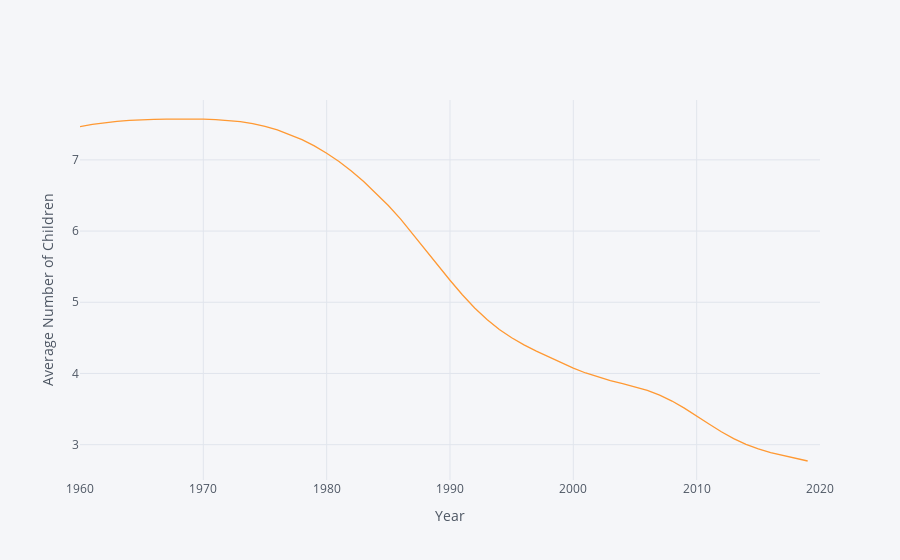

Notebook code for this chart:
### Markdown cell above
# Fertility Rate in Syria

### Code cell
syria["Total Fertility Rate"].iplot(xTitle = 'Year', yTitle = 'Average Number of Children')

### Figure 1 — Plotly figure (JSON) as saved in the notebook; plotly's stock layout.template omitted (floating-point values rounded to 4 significant figures)
{"data": [{"line": {"color": "rgba(255, 153, 51, 1.0)", "dash": "solid", "shape": "linear", "width": 1.3}, "mode": "lines", "name": "Total Fertility Rate", "text": "", "type": "scatter", "x": [2020, 2019, 2018, 2017, 2016, 2015, 2014, 2013, 2012, 2011, 2010, 2009, 2008, 2007, 2006, 2005, 2004, 2003, 2002, 2001, 2000, 1999, 1998, 1997, 1996, 1995, 1994, 1993, 1992, 1991, 1990, 1989, 1988, 1987, 1986, 1985, 1984, 1983, 1982, 1981, 1980, 1979, 1978, 1977, 1976, 1975, 1974, 1973, 1972, 1971, 1970, 1969, 1968, 1967, 1966, 1965, 1964, 1963, 1962, 1961, 1960], "y": ["", 2.771, 2.808, 2.847, 2.889, 2.94, 3.005, 3.085, 3.181, 3.29, 3.404, 3.514, 3.613, 3.696, 3.762, 3.814, 3.857, 3.899, 3.948, 4.007, 4.076, 4.152, 4.232, 4.314, 4.402, 4.501, 4.617, 4.757, 4.92, 5.106, 5.309, 5.526, 5.746, 5.962, 6.168, 6.359, 6.534, 6.695, 6.843, 6.976, 7.094, 7.197, 7.285, 7.359, 7.422, 7.472, 7.51, 7.537, 7.556, 7.566, 7.572, 7.574, 7.574, 7.572, 7.569, 7.564, 7.555, 7.541, 7.522, 7.497, 7.467]}], "layout": {"legend": {"bgcolor": "#F5F6F9", "font": {"color": "#4D5663"}}, "paper_bgcolor": "#F5F6F9", "plot_bgcolor": "#F5F6F9", "title": {"font": {"color": "#4D5663"}}, "xaxis": {"gridcolor": "#E1E5ED", "showgrid": true, "tickfont": {"color": "#4D5663"}, "title": {"font": {"color": "#4D5663"}, "text": "Year"}, "zerolinecolor": "#E1E5ED"}, "yaxis": {"gridcolor": "#E1E5ED", "showgrid": true, "tickfont": {"color": "#4D5663"}, "title": {"font": {"color": "#4D5663"}, "text": "Average Number of Children"}, "zerolinecolor": "#E1E5ED"}}}
